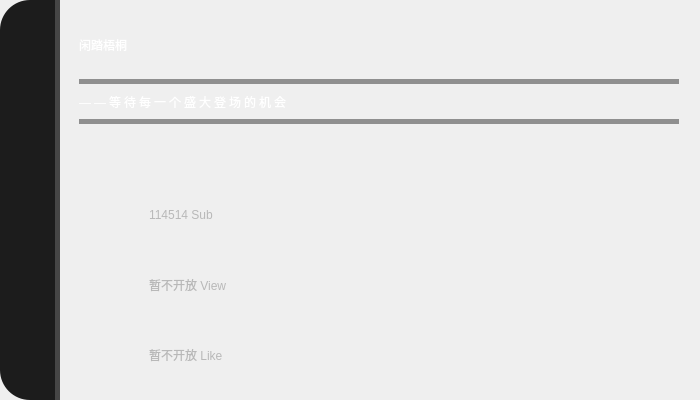
<?xml version="1.0" encoding="UTF-8"?>
<ui version="4.0">
 <class>Form</class>
 <widget class="QWidget" name="Form">
  <property name="geometry">
   <rect>
    <x>0</x>
    <y>0</y>
    <width>700</width>
    <height>400</height>
   </rect>
  </property>
  <property name="minimumSize">
   <size>
    <width>700</width>
    <height>400</height>
   </size>
  </property>
  <property name="maximumSize">
   <size>
    <width>700</width>
    <height>400</height>
   </size>
  </property>
  <property name="windowTitle">
   <string>Form</string>
  </property>
  <widget class="QLabel" name="background">
   <property name="geometry">
    <rect>
     <x>0</x>
     <y>0</y>
     <width>700</width>
     <height>400</height>
    </rect>
   </property>
   <property name="styleSheet">
    <string notr="true">border-radius:30px;

border-image: url(:/image/image/background 700x400.png);

border:none;</string>
   </property>
   <property name="text">
    <string/>
   </property>
  </widget>
  <widget class="QLabel" name="tools">
   <property name="geometry">
    <rect>
     <x>0</x>
     <y>0</y>
     <width>60</width>
     <height>400</height>
    </rect>
   </property>
   <property name="styleSheet">
    <string notr="true">background-color: rgb(28, 28, 28);
border:none;
border-top-left-radius:30px;
border-bottom-left-radius:30px;
border-right:5px solid rgba(70,70,70,255);
</string>
   </property>
   <property name="text">
    <string/>
   </property>
  </widget>
  <widget class="QFrame" name="frame">
   <property name="geometry">
    <rect>
     <x>1</x>
     <y>296</y>
     <width>52</width>
     <height>84</height>
    </rect>
   </property>
   <property name="styleSheet">
    <string notr="true">border:none</string>
   </property>
   <property name="frameShape">
    <enum>QFrame::Shape::StyledPanel</enum>
   </property>
   <property name="frameShadow">
    <enum>QFrame::Shadow::Raised</enum>
   </property>
   <widget class="QPushButton" name="showmini">
    <property name="geometry">
     <rect>
      <x>10</x>
      <y>9</y>
      <width>34</width>
      <height>30</height>
     </rect>
    </property>
    <property name="styleSheet">
     <string notr="true"> QPushButton:hover {
        icon: url(:/icon/icon/showmini_hover.png);
    }</string>
    </property>
    <property name="text">
     <string/>
    </property>
    <property name="icon">
     <iconset resource="../pic/res.qrc">
      <normaloff>:/icon/icon/showmini.png</normaloff>:/icon/icon/showmini.png</iconset>
    </property>
    <property name="iconSize">
     <size>
      <width>30</width>
      <height>30</height>
     </size>
    </property>
   </widget>
   <widget class="QPushButton" name="close">
    <property name="geometry">
     <rect>
      <x>9</x>
      <y>45</y>
      <width>34</width>
      <height>30</height>
     </rect>
    </property>
    <property name="styleSheet">
     <string notr="true"> QPushButton:hover {
        icon: url(:/icon/icon/close_hover.png);
    }
</string>
    </property>
    <property name="text">
     <string/>
    </property>
    <property name="icon">
     <iconset resource="../pic/res.qrc">
      <normaloff>:/icon/icon/close.png</normaloff>:/icon/icon/close.png</iconset>
    </property>
    <property name="iconSize">
     <size>
      <width>30</width>
      <height>30</height>
     </size>
    </property>
   </widget>
  </widget>
  <widget class="QStackedWidget" name="stackedWidget">
   <property name="geometry">
    <rect>
     <x>69</x>
     <y>9</y>
     <width>621</width>
     <height>381</height>
    </rect>
   </property>
   <property name="styleSheet">
    <string notr="true">color: rgba(0, 0, 0, 0);
</string>
   </property>
   <property name="currentIndex">
    <number>1</number>
   </property>
   <widget class="QWidget" name="page_api_0">
    <widget class="QLineEdit" name="api_search_bvid">
     <property name="geometry">
      <rect>
       <x>10</x>
       <y>10</y>
       <width>311</width>
       <height>60</height>
      </rect>
     </property>
     <property name="styleSheet">
      <string notr="true">font: 30pt &quot;猫啃什锦黑-轻量版&quot;;
border:none;
border-bottom:5px solid rgba(255,255,255,255);
background-color: rgba( 0, 0, 0, 0);
color: rgb(255,255,255);</string>
     </property>
     <property name="placeholderText">
      <string>Video Bvid</string>
     </property>
    </widget>
    <widget class="QFrame" name="frame_3">
     <property name="geometry">
      <rect>
       <x>0</x>
       <y>90</y>
       <width>82</width>
       <height>280</height>
      </rect>
     </property>
     <property name="styleSheet">
      <string notr="true">border:none</string>
     </property>
     <property name="frameShape">
      <enum>QFrame::Shape::StyledPanel</enum>
     </property>
     <property name="frameShadow">
      <enum>QFrame::Shadow::Raised</enum>
     </property>
     <widget class="QPushButton" name="view_ui_2">
      <property name="geometry">
       <rect>
        <x>10</x>
        <y>10</y>
        <width>64</width>
        <height>60</height>
       </rect>
      </property>
      <property name="text">
       <string/>
      </property>
      <property name="icon">
       <iconset resource="../pic/res.qrc">
        <normaloff>:/icon/icon/view.png</normaloff>:/icon/icon/view.png</iconset>
      </property>
      <property name="iconSize">
       <size>
        <width>60</width>
        <height>60</height>
       </size>
      </property>
     </widget>
     <widget class="QPushButton" name="like_ui_2">
      <property name="geometry">
       <rect>
        <x>10</x>
        <y>80</y>
        <width>64</width>
        <height>60</height>
       </rect>
      </property>
      <property name="text">
       <string/>
      </property>
      <property name="icon">
       <iconset resource="../pic/res.qrc">
        <normaloff>:/icon/icon/like.png</normaloff>:/icon/icon/like.png</iconset>
      </property>
      <property name="iconSize">
       <size>
        <width>60</width>
        <height>60</height>
       </size>
      </property>
     </widget>
     <widget class="QPushButton" name="coin_ui_2">
      <property name="geometry">
       <rect>
        <x>10</x>
        <y>150</y>
        <width>64</width>
        <height>60</height>
       </rect>
      </property>
      <property name="text">
       <string/>
      </property>
      <property name="icon">
       <iconset resource="../pic/res.qrc">
        <normaloff>:/icon/icon/coin.png</normaloff>:/icon/icon/coin.png</iconset>
      </property>
      <property name="iconSize">
       <size>
        <width>60</width>
        <height>60</height>
       </size>
      </property>
     </widget>
     <widget class="QPushButton" name="collect_ui_2">
      <property name="geometry">
       <rect>
        <x>10</x>
        <y>220</y>
        <width>64</width>
        <height>60</height>
       </rect>
      </property>
      <property name="text">
       <string/>
      </property>
      <property name="icon">
       <iconset resource="../pic/res.qrc">
        <normaloff>:/icon/icon/collect.png</normaloff>:/icon/icon/collect.png</iconset>
      </property>
      <property name="iconSize">
       <size>
        <width>60</width>
        <height>60</height>
       </size>
      </property>
     </widget>
    </widget>
    <widget class="QFrame" name="frame_4">
     <property name="geometry">
      <rect>
       <x>310</x>
       <y>90</y>
       <width>71</width>
       <height>280</height>
      </rect>
     </property>
     <property name="styleSheet">
      <string notr="true">border:none</string>
     </property>
     <property name="frameShape">
      <enum>QFrame::Shape::StyledPanel</enum>
     </property>
     <property name="frameShadow">
      <enum>QFrame::Shadow::Raised</enum>
     </property>
     <widget class="QPushButton" name="share_ui_2">
      <property name="geometry">
       <rect>
        <x>10</x>
        <y>10</y>
        <width>64</width>
        <height>60</height>
       </rect>
      </property>
      <property name="text">
       <string/>
      </property>
      <property name="icon">
       <iconset resource="../pic/res.qrc">
        <normaloff>:/icon/icon/share.png</normaloff>:/icon/icon/share.png</iconset>
      </property>
      <property name="iconSize">
       <size>
        <width>60</width>
        <height>60</height>
       </size>
      </property>
     </widget>
     <widget class="QPushButton" name="reply_ui_2">
      <property name="geometry">
       <rect>
        <x>10</x>
        <y>80</y>
        <width>64</width>
        <height>60</height>
       </rect>
      </property>
      <property name="text">
       <string/>
      </property>
      <property name="icon">
       <iconset resource="../pic/res.qrc">
        <normaloff>:/icon/icon/reply.png</normaloff>:/icon/icon/reply.png</iconset>
      </property>
      <property name="iconSize">
       <size>
        <width>60</width>
        <height>60</height>
       </size>
      </property>
     </widget>
     <widget class="QPushButton" name="danmaku_ui_2">
      <property name="geometry">
       <rect>
        <x>10</x>
        <y>150</y>
        <width>64</width>
        <height>60</height>
       </rect>
      </property>
      <property name="text">
       <string/>
      </property>
      <property name="icon">
       <iconset resource="../pic/res.qrc">
        <normaloff>:/icon/icon/danmaku.png</normaloff>:/icon/icon/danmaku.png</iconset>
      </property>
      <property name="iconSize">
       <size>
        <width>60</width>
        <height>60</height>
       </size>
      </property>
     </widget>
     <widget class="QPushButton" name="vt_ui_2">
      <property name="geometry">
       <rect>
        <x>10</x>
        <y>220</y>
        <width>64</width>
        <height>60</height>
       </rect>
      </property>
      <property name="text">
       <string/>
      </property>
      <property name="icon">
       <iconset resource="../pic/res.qrc">
        <normaloff>:/icon/icon/vt.png</normaloff>:/icon/icon/vt.png</iconset>
      </property>
      <property name="iconSize">
       <size>
        <width>60</width>
        <height>60</height>
       </size>
      </property>
     </widget>
    </widget>
    <widget class="QLabel" name="view_text_2">
     <property name="geometry">
      <rect>
       <x>80</x>
       <y>120</y>
       <width>241</width>
       <height>41</height>
      </rect>
     </property>
     <property name="styleSheet">
      <string notr="true">color: rgb(184, 184, 184);
font: 20pt &quot;猫啃什锦黑-轻量版&quot;;</string>
     </property>
     <property name="text">
      <string>114514000 View</string>
     </property>
    </widget>
    <widget class="QLabel" name="like_text_2">
     <property name="geometry">
      <rect>
       <x>80</x>
       <y>190</y>
       <width>241</width>
       <height>41</height>
      </rect>
     </property>
     <property name="styleSheet">
      <string notr="true">color: rgb(184, 184, 184);
font: 20pt &quot;猫啃什锦黑-轻量版&quot;;</string>
     </property>
     <property name="text">
      <string>114514 Like</string>
     </property>
    </widget>
    <widget class="QLabel" name="coin_text_2">
     <property name="geometry">
      <rect>
       <x>80</x>
       <y>260</y>
       <width>241</width>
       <height>41</height>
      </rect>
     </property>
     <property name="styleSheet">
      <string notr="true">color: rgb(184, 184, 184);
font: 20pt &quot;猫啃什锦黑-轻量版&quot;;</string>
     </property>
     <property name="text">
      <string>114514 Coin</string>
     </property>
    </widget>
    <widget class="QLabel" name="collect_text_2">
     <property name="geometry">
      <rect>
       <x>80</x>
       <y>330</y>
       <width>241</width>
       <height>41</height>
      </rect>
     </property>
     <property name="styleSheet">
      <string notr="true">color: rgb(184, 184, 184);
font: 20pt &quot;猫啃什锦黑-轻量版&quot;;</string>
     </property>
     <property name="text">
      <string>114514 Collect</string>
     </property>
    </widget>
    <widget class="QLabel" name="share_text_2">
     <property name="geometry">
      <rect>
       <x>390</x>
       <y>120</y>
       <width>231</width>
       <height>41</height>
      </rect>
     </property>
     <property name="styleSheet">
      <string notr="true">color: rgb(184, 184, 184);
font: 20pt &quot;猫啃什锦黑-轻量版&quot;;</string>
     </property>
     <property name="text">
      <string>114514 Share</string>
     </property>
    </widget>
    <widget class="QLabel" name="reply_text_2">
     <property name="geometry">
      <rect>
       <x>390</x>
       <y>190</y>
       <width>231</width>
       <height>41</height>
      </rect>
     </property>
     <property name="styleSheet">
      <string notr="true">color: rgb(184, 184, 184);
font: 20pt &quot;猫啃什锦黑-轻量版&quot;;</string>
     </property>
     <property name="text">
      <string>114514 Reply</string>
     </property>
    </widget>
    <widget class="QLabel" name="danmaku_text_2">
     <property name="geometry">
      <rect>
       <x>390</x>
       <y>260</y>
       <width>231</width>
       <height>41</height>
      </rect>
     </property>
     <property name="styleSheet">
      <string notr="true">color: rgb(184, 184, 184);
font: 20pt &quot;猫啃什锦黑-轻量版&quot;;</string>
     </property>
     <property name="text">
      <string>114514 Danmaku</string>
     </property>
    </widget>
    <widget class="QLabel" name="vt_text_2">
     <property name="geometry">
      <rect>
       <x>390</x>
       <y>330</y>
       <width>231</width>
       <height>41</height>
      </rect>
     </property>
     <property name="styleSheet">
      <string notr="true">color: rgb(184, 184, 184);
font: 20pt &quot;猫啃什锦黑-轻量版&quot;;</string>
     </property>
     <property name="text">
      <string>114514 Min</string>
     </property>
    </widget>
    <widget class="QPushButton" name="search_video">
     <property name="geometry">
      <rect>
       <x>340</x>
       <y>10</y>
       <width>161</width>
       <height>71</height>
      </rect>
     </property>
     <property name="styleSheet">
      <string notr="true">QPushButton{
	border:none;
}
QPushButton:hover{
	padding-bottom:5px;
}
QPushButton:hover {
        icon: url(:/icon/icon/search_button_hover);
}</string>
     </property>
     <property name="text">
      <string/>
     </property>
     <property name="icon">
      <iconset resource="../pic/res.qrc">
       <normaloff>:/icon/icon/search_button.png</normaloff>:/icon/icon/search_button.png</iconset>
     </property>
     <property name="iconSize">
      <size>
       <width>150</width>
       <height>150</height>
      </size>
     </property>
    </widget>
   </widget>
   <widget class="QWidget" name="page_hub_1">
    <widget class="QFrame" name="frame_2">
     <property name="geometry">
      <rect>
       <x>0</x>
       <y>150</y>
       <width>82</width>
       <height>231</height>
      </rect>
     </property>
     <property name="styleSheet">
      <string notr="true">border:none</string>
     </property>
     <property name="frameShape">
      <enum>QFrame::Shape::StyledPanel</enum>
     </property>
     <property name="frameShadow">
      <enum>QFrame::Shadow::Raised</enum>
     </property>
     <layout class="QVBoxLayout" name="verticalLayout">
      <item>
       <widget class="QPushButton" name="sub_ui">
        <property name="text">
         <string/>
        </property>
        <property name="icon">
         <iconset resource="../pic/res.qrc">
          <normaloff>:/icon/icon/sub.png</normaloff>:/icon/icon/sub.png</iconset>
        </property>
        <property name="iconSize">
         <size>
          <width>60</width>
          <height>60</height>
         </size>
        </property>
       </widget>
      </item>
      <item>
       <widget class="QPushButton" name="view_ui">
        <property name="text">
         <string/>
        </property>
        <property name="icon">
         <iconset resource="../pic/res.qrc">
          <normaloff>:/icon/icon/view.png</normaloff>:/icon/icon/view.png</iconset>
        </property>
        <property name="iconSize">
         <size>
          <width>60</width>
          <height>60</height>
         </size>
        </property>
       </widget>
      </item>
      <item>
       <widget class="QPushButton" name="like_ui">
        <property name="text">
         <string/>
        </property>
        <property name="icon">
         <iconset resource="../pic/res.qrc">
          <normaloff>:/icon/icon/like.png</normaloff>:/icon/icon/like.png</iconset>
        </property>
        <property name="iconSize">
         <size>
          <width>60</width>
          <height>60</height>
         </size>
        </property>
       </widget>
      </item>
     </layout>
    </widget>
    <widget class="QLabel" name="User_name">
     <property name="geometry">
      <rect>
       <x>10</x>
       <y>10</y>
       <width>491</width>
       <height>51</height>
      </rect>
     </property>
     <property name="styleSheet">
      <string notr="true">color: rgb(255, 255, 255);
font: 40pt &quot;猫啃什锦黑-轻量版&quot;;
</string>
     </property>
     <property name="text">
      <string>闲踏梧桐</string>
     </property>
    </widget>
    <widget class="QLabel" name="like_text">
     <property name="geometry">
      <rect>
       <x>80</x>
       <y>310</y>
       <width>261</width>
       <height>71</height>
      </rect>
     </property>
     <property name="styleSheet">
      <string notr="true">color: rgb(184, 184, 184);
font: 20pt &quot;猫啃什锦黑-轻量版&quot;;</string>
     </property>
     <property name="text">
      <string>暂不开放 Like</string>
     </property>
    </widget>
    <widget class="QLabel" name="view_text">
     <property name="geometry">
      <rect>
       <x>80</x>
       <y>240</y>
       <width>261</width>
       <height>71</height>
      </rect>
     </property>
     <property name="styleSheet">
      <string notr="true">color: rgb(184, 184, 184);
font: 20pt &quot;猫啃什锦黑-轻量版&quot;;</string>
     </property>
     <property name="text">
      <string>暂不开放 View</string>
     </property>
    </widget>
    <widget class="QLabel" name="sub_text">
     <property name="geometry">
      <rect>
       <x>80</x>
       <y>170</y>
       <width>261</width>
       <height>71</height>
      </rect>
     </property>
     <property name="styleSheet">
      <string notr="true">color: rgb(184, 184, 184);
font: 20pt &quot;猫啃什锦黑-轻量版&quot;;</string>
     </property>
     <property name="text">
      <string>114514 Sub</string>
     </property>
    </widget>
    <widget class="QLabel" name="proverbs">
     <property name="geometry">
      <rect>
       <x>10</x>
       <y>77</y>
       <width>601</width>
       <height>31</height>
      </rect>
     </property>
     <property name="styleSheet">
      <string notr="true">font: 15pt &quot;猫啃什锦黑-轻量版&quot;;
color: rgb(255, 255, 255);
letter-spacing: 3px;</string>
     </property>
     <property name="text">
      <string>——等待每一个盛大登场的机会</string>
     </property>
    </widget>
    <widget class="QLabel" name="line_2">
     <property name="geometry">
      <rect>
       <x>10</x>
       <y>110</y>
       <width>600</width>
       <height>5</height>
      </rect>
     </property>
     <property name="styleSheet">
      <string notr="true">background-color: rgb(143, 143, 143);</string>
     </property>
     <property name="text">
      <string/>
     </property>
    </widget>
    <widget class="QLabel" name="line">
     <property name="geometry">
      <rect>
       <x>10</x>
       <y>70</y>
       <width>600</width>
       <height>5</height>
      </rect>
     </property>
     <property name="styleSheet">
      <string notr="true">background-color: rgb(143, 143, 143);</string>
     </property>
     <property name="text">
      <string/>
     </property>
    </widget>
   </widget>
   <widget class="QWidget" name="page_videolist_2"/>
  </widget>
  <widget class="QFrame" name="frame_5">
   <property name="geometry">
    <rect>
     <x>3</x>
     <y>13</y>
     <width>52</width>
     <height>91</height>
    </rect>
   </property>
   <property name="styleSheet">
    <string notr="true">border:none</string>
   </property>
   <property name="frameShape">
    <enum>QFrame::Shape::StyledPanel</enum>
   </property>
   <property name="frameShadow">
    <enum>QFrame::Shadow::Raised</enum>
   </property>
   <widget class="QPushButton" name="backhub">
    <property name="geometry">
     <rect>
      <x>10</x>
      <y>9</y>
      <width>34</width>
      <height>30</height>
     </rect>
    </property>
    <property name="styleSheet">
     <string notr="true"> QPushButton:hover {
        icon: url(:/icon/icon/hub_hover.png);
    }</string>
    </property>
    <property name="text">
     <string/>
    </property>
    <property name="icon">
     <iconset resource="../pic/res.qrc">
      <normaloff>:/icon/icon/hub.png</normaloff>:/icon/icon/hub.png</iconset>
    </property>
    <property name="iconSize">
     <size>
      <width>30</width>
      <height>30</height>
     </size>
    </property>
   </widget>
   <widget class="QPushButton" name="search">
    <property name="geometry">
     <rect>
      <x>10</x>
      <y>45</y>
      <width>31</width>
      <height>30</height>
     </rect>
    </property>
    <property name="styleSheet">
     <string notr="true"> QPushButton:hover {
        icon: url(:/icon/icon/search_hover.png);
    }
</string>
    </property>
    <property name="text">
     <string/>
    </property>
    <property name="icon">
     <iconset resource="../pic/res.qrc">
      <normaloff>:/icon/icon/search.png</normaloff>:/icon/icon/search.png</iconset>
    </property>
    <property name="iconSize">
     <size>
      <width>30</width>
      <height>30</height>
     </size>
    </property>
   </widget>
  </widget>
 </widget>
 <resources>
  <include location="../pic/res.qrc"/>
 </resources>
 <connections>
  <connection>
   <sender>showmini</sender>
   <signal>clicked()</signal>
   <receiver>Form</receiver>
   <slot>showMinimized()</slot>
   <hints>
    <hint type="sourcelabel">
     <x>22</x>
     <y>313</y>
    </hint>
    <hint type="destinationlabel">
     <x>-39</x>
     <y>306</y>
    </hint>
   </hints>
  </connection>
  <connection>
   <sender>close</sender>
   <signal>clicked()</signal>
   <receiver>Form</receiver>
   <slot>close()</slot>
   <hints>
    <hint type="sourcelabel">
     <x>30</x>
     <y>358</y>
    </hint>
    <hint type="destinationlabel">
     <x>-48</x>
     <y>362</y>
    </hint>
   </hints>
  </connection>
 </connections>
</ui>
